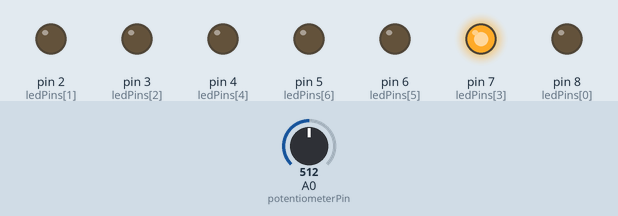
This sketch was run on a simulated Arduino Uno, built with avr-gcc and run on an emulated ATmega328P. On the bench: output pins drawn as LEDs (lit = HIGH). The test bench sets the inputs (shaded band); at power-on: A0 (potentiometerPin) = 512.

Above: at 1.2 s.
1.3 s: A0 (potentiometerPin) set to 576
2.8 s: A0 (potentiometerPin) set to 597
At 3.6 s:
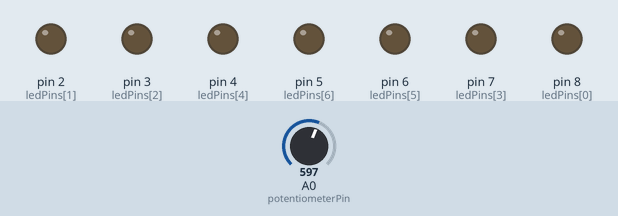
4.3 s: A0 (potentiometerPin) set to 649
5.8 s: A0 (potentiometerPin) set to 671
At 6.3 s:
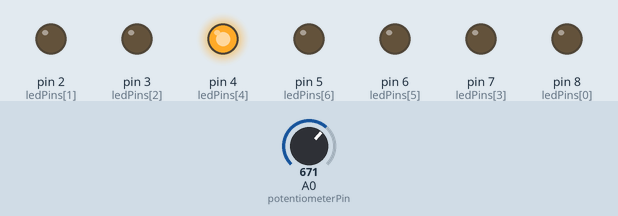
7.3 s: A0 (potentiometerPin) set to 715
8.8 s: A0 (potentiometerPin) set to 730
At 10.2 s:
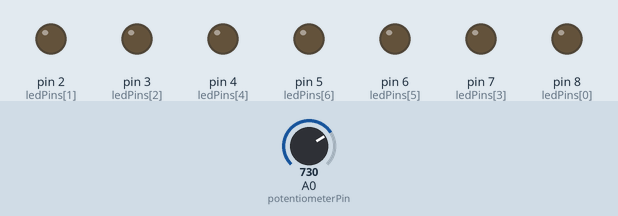
Timing chart, 0 to 11.3 s (numbered marks = the images above; inputs shaded):
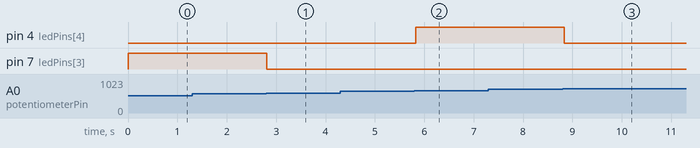

Measured:
- the behaviour switches between 583 and 584 on A0 (potentiometerPin) (found by bisection; images 0 and 1)
- the behaviour switches between 657 and 658 on A0 (potentiometerPin) (found by bisection; images 1 and 2)
- the behaviour switches between 729 and 730 on A0 (potentiometerPin) (found by bisection; images 2 and 3)
- after the input at 1.3 s, every drawn part: stays the same
- after the input at 2.8 s, pin 7 (ledPins[3]): HIGH → LOW at once
- after the input at 4.3 s, every drawn part: stays the same
- after the input at 5.8 s, pin 4 (ledPins[4]): LOW → HIGH at once
- after the input at 7.3 s, every drawn part: stays the same
- after the input at 8.8 s, pin 4 (ledPins[4]): HIGH → LOW at once

The sketch:

potfading7leds.ino
```cpp
const int potentiometerPin = A0;
const int ledPins[] = {8, 2, 3, 7, 4, 6, 5};
const int ledCount = 7;
int fadeSpeed = 50; // Temps en millisecondes pour passer de 0 à la luminosité maximale

void setup() {
  // Configure les broches des LEDs en sortie
  for (int i = 0; i < ledCount; i++) {
    pinMode(ledPins[i], OUTPUT);
  }
}

void loop() {
  // Lecture de la valeur du potentiomètre
  int potentiometerValue = analogRead(potentiometerPin);

  // Allume chaque LED une par une avec fading
  for (int i = 0; i < ledCount; i++) {
    // Vérifie si la LED doit être allumée
    if (potentiometerValue >= i * 146 && potentiometerValue < (i + 1) * 146) {
      // Calcul de la valeur de luminosité pour la LED actuelle
      int brightness = map(potentiometerValue - i * 146, 0, 146, 0, 255);
      // Allume la LED à la nouvelle luminosité
      analogWrite(ledPins[i], brightness);
      // Éteint la LED précédente
      if (i > 0) {
        analogWrite(ledPins[i - 1], 0);
      }
      // Pause pour l'étape de fading suivante
      delay(fadeSpeed);
    }
  }
}
```
